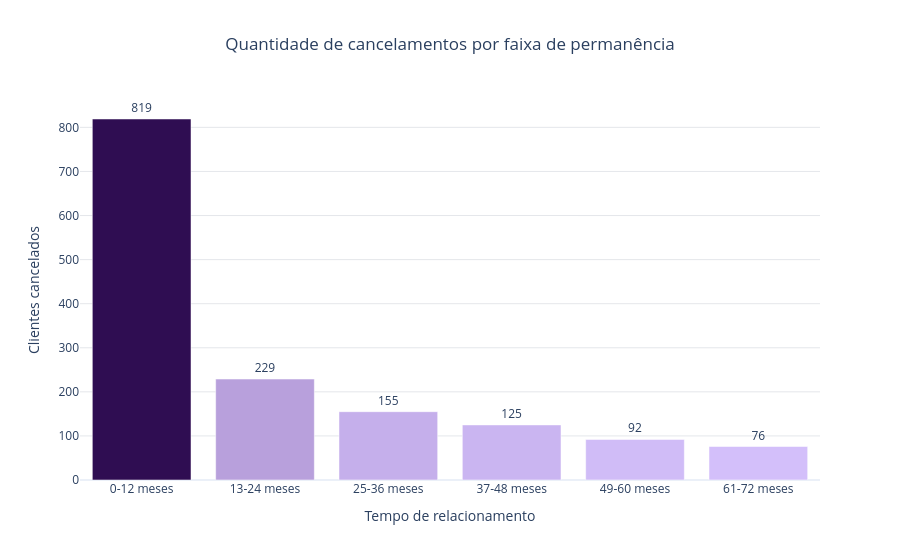

Here is the notebook cell this chart was saved with:
### Code cell
# Complemento: volume absoluto de cancelamentos por faixa de permanência.
fig = px.bar(
    gold_churn_permanencia, x="FaixaPermanencia", y="Cancelamentos",
    text="Cancelamentos", color="Cancelamentos", color_continuous_scale=[
    "#D3BFFA",
    "#B299D6",
    "#9569C0",
    "#72459C",
    "#2F0D52"
],
    title="Quantidade de cancelamentos por faixa de permanência",
    labels={"FaixaPermanencia": "Tempo de relacionamento", "Cancelamentos": "Clientes cancelados"},
    template="plotly_white"
)
fig.update_traces(textposition="outside", hovertemplate="%{x}<br>Cancelamentos: %{y:,}<extra></extra>")
fig.update_layout(title_x=0.5, coloraxis_showscale=False, yaxis=dict(rangemode="tozero", gridcolor="#E5E7EB"))
fig.show()

### Figure 1 — Plotly figure (JSON) as saved in the notebook; plotly's stock layout.template omitted (floating-point values rounded to 4 significant figures)
{"data": [{"hovertemplate": "%{x}<br>Cancelamentos: %{y:,}<extra></extra>", "legendgroup": "", "marker": {"color": [819, 229, 155, 125, 92, 76], "coloraxis": "coloraxis", "pattern": {"shape": ""}}, "name": "", "orientation": "v", "showlegend": false, "text": [819.0, 229.0, 155.0, 125.0, 92.0, 76.0], "textposition": "outside", "type": "bar", "x": ["0-12 meses", "13-24 meses", "25-36 meses", "37-48 meses", "49-60 meses", "61-72 meses"], "xaxis": "x", "y": [819, 229, 155, 125, 92, 76], "yaxis": "y"}], "layout": {"barmode": "relative", "coloraxis": {"autocolorscale": false, "colorbar": {"title": {"text": "Clientes cancelados"}}, "colorscale": [[0, "#D3BFFA"], [0.25, "#B299D6"], [0.5, "#9569C0"], [0.75, "#72459C"], [1, "#2F0D52"]], "showscale": false}, "legend": {"tracegroupgap": 0}, "title": {"text": "Quantidade de cancelamentos por faixa de permanência", "x": 0.5}, "xaxis": {"anchor": "y", "domain": [0, 1], "title": {"text": "Tempo de relacionamento"}}, "yaxis": {"anchor": "x", "domain": [0, 1], "gridcolor": "#E5E7EB", "rangemode": "tozero", "title": {"text": "Clientes cancelados"}}}}
